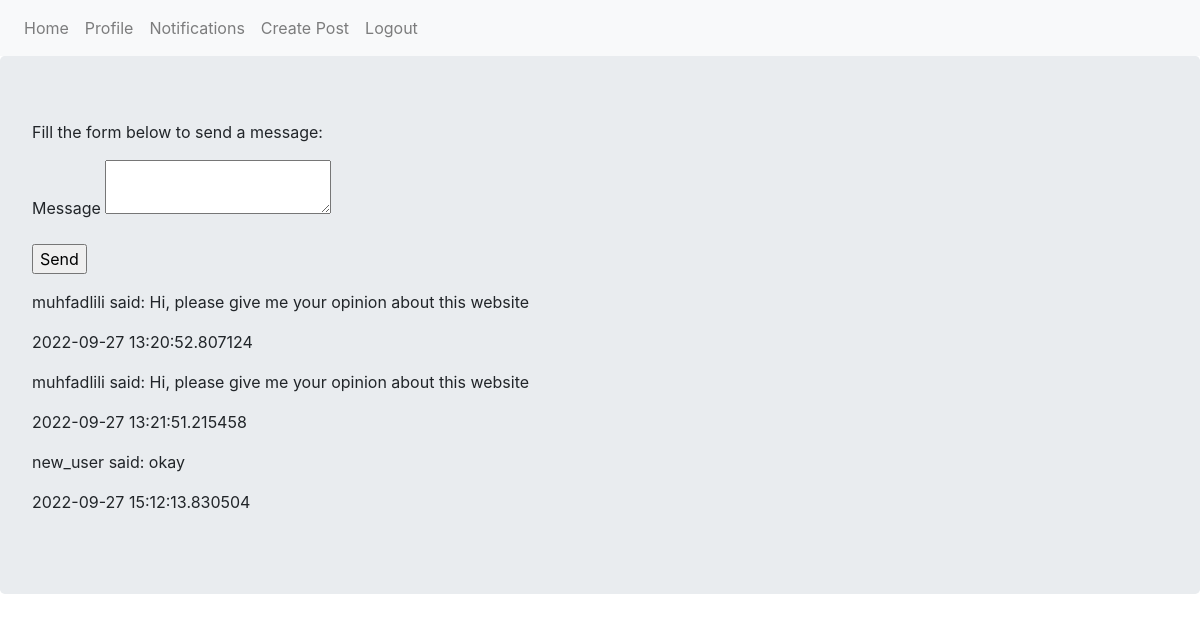
The page /chat/3 (signed in) on the database its author committed.
### myproject/models.py (models this page shows, shortened)
class User(UserMixin, db.Model):
    id = db.Column(db.Integer, primary_key=True)
    username = db.Column(db.String(64), index=True, unique=True)
    email = db.Column(db.String(120), index=True, unique=True)
    password_hash = db.Column(db.String(128))
    about = db.Column(db.String(120), default='Blank')
    photo = db.Column(db.String(64), nullable=False, default='default.jpg')
    last_seen = db.Column(db.DateTime, index=True)
    posts = db.relationship("Post", backref='author', lazy='dynamic')
    followed = db.relationship("User",
                               secondary=followers,
                               primaryjoin = (followers.c.follower_id==id),
                               secondaryjoin = (followers.c.followed_id==id),
                               backref = db.backref("follower", lazy="dynamic"),
                               lazy= "dynamic",
                               )
    likes = db.relationship("Post", secondary=like_post, backref="likers", lazy="dynamic",)
    dislikes = db.relationship("Post", secondary=dislike_post, backref="dislikers", lazy="dynamic",)
    comments = db.relationship("Comment", backref='commentator', lazy='dynamic')
    comment_likes = db.relationship("Comment", secondary=like_comment, backref="likers", lazy="dynamic",)
    comment_dislikes = db.relationship("Comment", secondary=dislike_comment, backref="dislikers", lazy="dynamic",)

class ConversationText(db.Model):
    id = db.Column(db.Integer, primary_key=True)
    message = db.Column(db.String())
    from_user_id = db.Column(db.Integer, db.ForeignKey('user.id'))
    room_id = db.Column(db.Integer, db.ForeignKey('room_chat.id'))
    timestamp = db.Column(db.DateTime, index=True, default=datetime.utcnow)

### myproject/chats/views.py (the view)
@chats.route("/<int:receiver_id>", methods=['GET', 'POST'])
@login_required
def chat(receiver_id):
    if receiver_id == current_user.id:
        return redirect(url_for("users.profile", id=receiver_id))
    if current_user.id > receiver_id:
        user_one = User.query.get(receiver_id)
        user_two = current_user
    else:
        user_one = current_user
        user_two = User.query.get(receiver_id)
    try :
        room = RoomChat.query.filter_by(user_one=user_one.id).filter_by(user_two=user_two.id).first()
        room_id = room.id
    except :
        room = RoomChat(user_one.id, user_two.id)
        db.session.add(room)
        db.session.commit()
        room_id = room.id
    all_chat = ConversationText.query.filter_by(room_id=room_id).all()
    form = ChatUser()
    if form.validate_on_submit():
        message = form.body.data
        new_message = ConversationText(message, current_user.id, room.id)
        db.session.add(new_message)
        db.session.commit()
        return redirect(url_for("chat", receiver_id=receiver_id))
    return render_template("chat.html", form=form, all_chat=all_chat, all_user=User.query)

### myproject/chats/forms.py
class ChatUser(FlaskForm):
    body = TextAreaField('Message', validators=[DataRequired()])
    submit = SubmitField('Send')

### myproject/models.py (called while the page is built)
@login.user_loader
def load_user(id):
    return User.query.get(int(id))

### myproject/templates/chat.html (shortened to what this page needs)
{% extends "base.html" %}
{% block content %}
<p>Fill the form below to send a message:</p>
  <form method="POST">
      <p>{{ form.body.label }} {{ form.body() }}</p>
      <p>{{ form.submit() }}</p>
  </form>
{% for chat in all_chat %}
<p>{{all_user.get(chat.from_user_id).username}} said: {{chat.message}}</p>
<p>{{chat.timestamp}}</p>
{% endfor %}
{% endblock %}

### rows shown on the page
ConversationText: message "Hi, please give me your opinion about this website", timestamp "2022-09-27 13:20:52.807124"
User: get "muhfadlili"
ConversationText: message "Hi, please give me your opinion about this website", timestamp "2022-09-27 13:21:51.215458"
ConversationText: message "okay", timestamp "2022-09-27 15:12:13.830504"
User: get "new_user"
